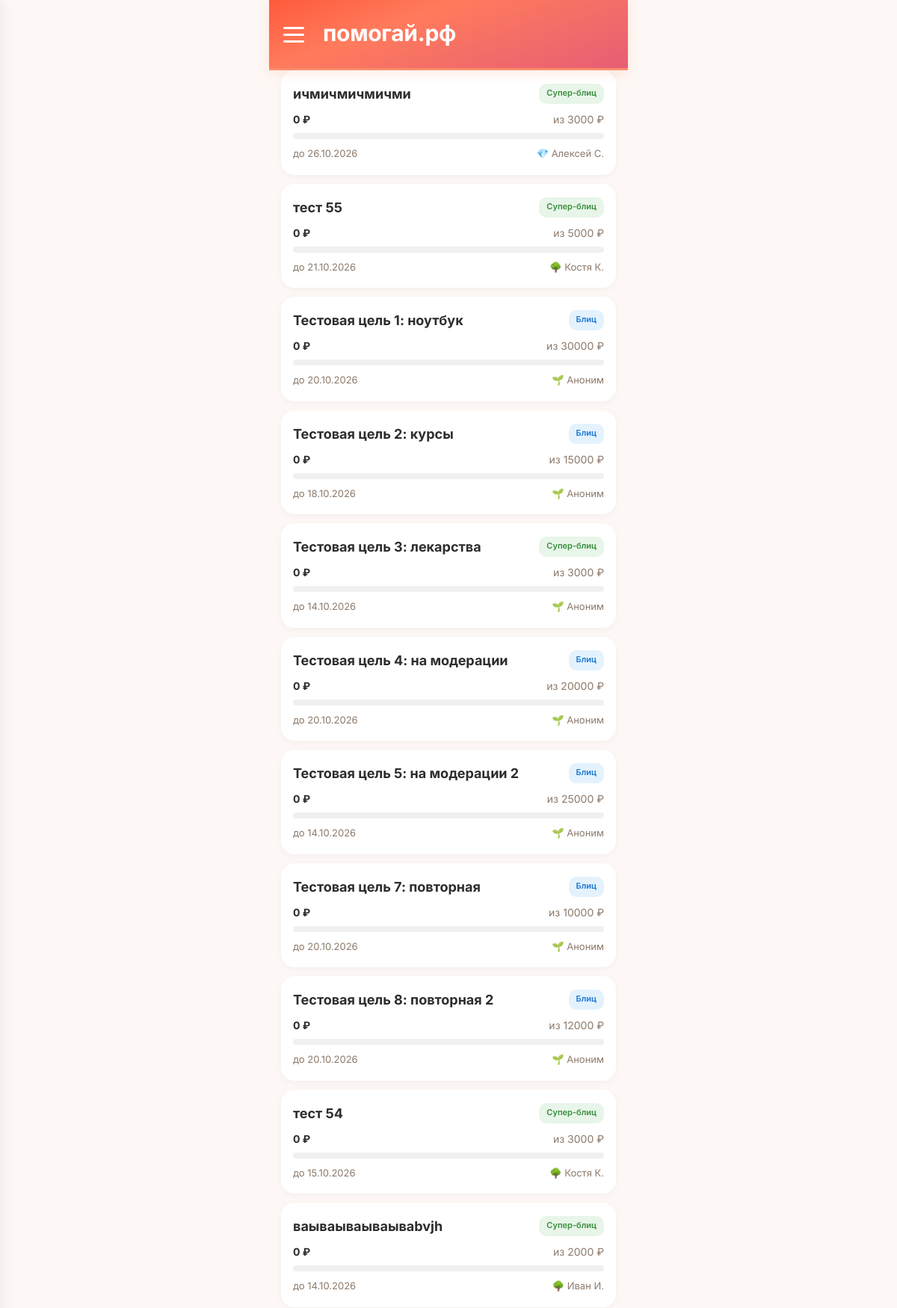
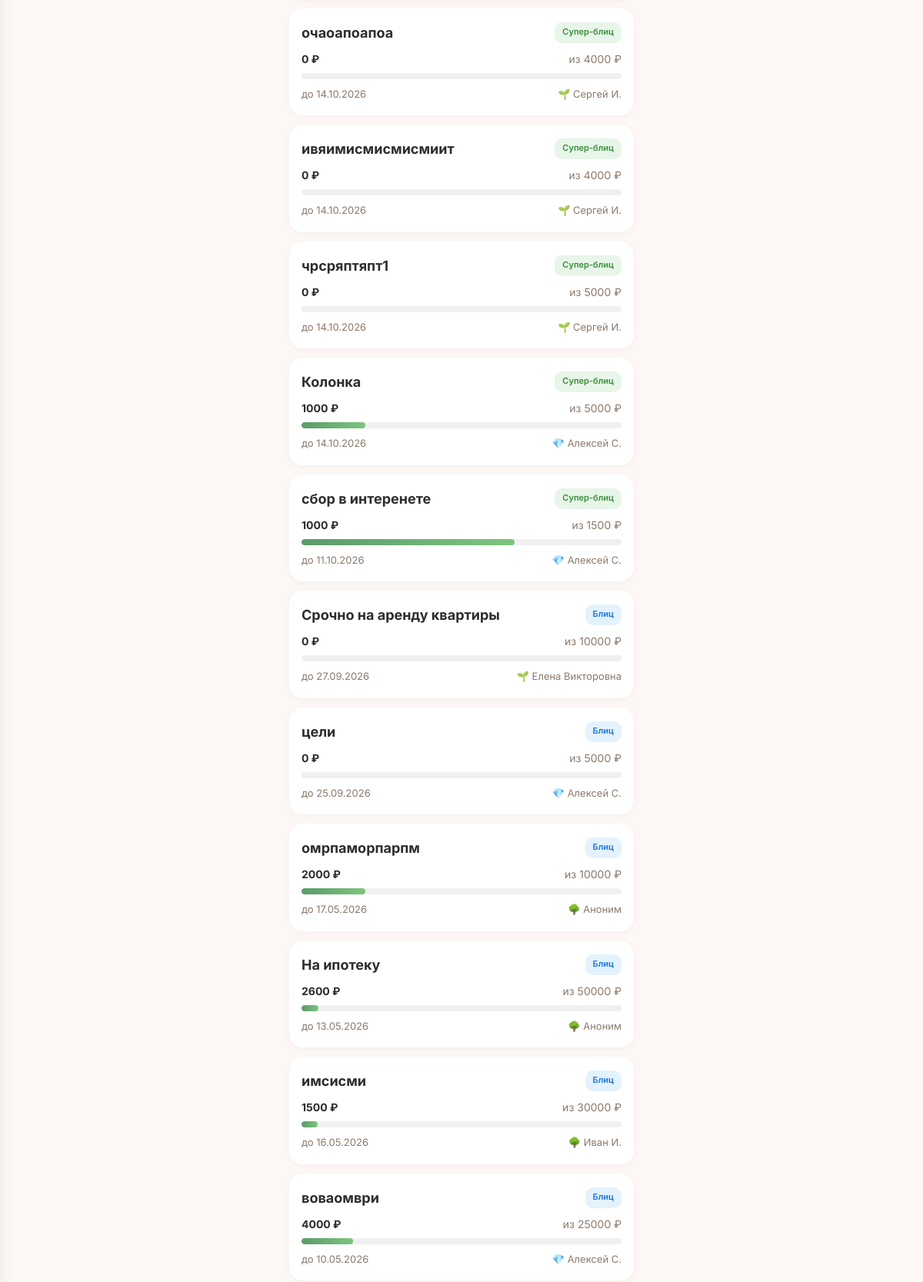
The page /goals (signed in, upper part) on the database its author committed (2 pictures, top to bottom).
### tables this page shows
CREATE TABLE "goals" (
        id INTEGER PRIMARY KEY AUTOINCREMENT,
        user_id INTEGER NOT NULL,
        type TEXT NOT NULL CHECK(type IN ('super_blitz','blitz','serious','urgent','group')),
        title TEXT NOT NULL,
        description TEXT NULL,
        photo_url TEXT NULL,
        amount_goal REAL NOT NULL,
        amount_collected REAL DEFAULT 0.00,
        ends_at TEXT NULL,
        status TEXT DEFAULT 'draft' CHECK(status IN ('draft','active','frozen','completed','failed','lightning_failed','hidden')),
        trial_ends_at TEXT NULL,
        subscription_active_until TEXT NULL,
        last_boosted_at TEXT NULL,
        is_lightning INTEGER DEFAULT 0,
        lightning_started_at TEXT NULL,
        moderation_status TEXT DEFAULT 'pending',
        completion_type TEXT DEFAULT 'organic',
        is_seed INTEGER DEFAULT 0,
        views_count INTEGER DEFAULT 0,
        views_24h INTEGER DEFAULT 0,
        donations_count INTEGER DEFAULT 0,
        donations_24h INTEGER DEFAULT 0,
        created_at TEXT DEFAULT (datetime('now')), photos TEXT, moderation_comment TEXT, moderated_at TEXT, moderated_by INTEGER, resubmission_count INTEGER DEFAULT 0, is_resubmission INTEGER DEFAULT 0, rejection_categories TEXT, hidden_by_ban INTEGER DEFAULT 0,
        FOREIGN KEY (user_id) REFERENCES users(id)
    );

CREATE TABLE users (
            id INTEGER PRIMARY KEY AUTOINCREMENT,
            phone TEXT UNIQUE NOT NULL,
            password_hash TEXT NOT NULL,
            email TEXT NULL,
            name TEXT NULL,
            avatar_url TEXT NULL,
            max_id TEXT NULL,
            vk_id TEXT NULL,
            fcm_token TEXT NULL,
            onboarding_passed INTEGER DEFAULT 0,
            rating REAL DEFAULT 0.0,
            rating_level TEXT DEFAULT 'novice',
            confirmations_total INTEGER DEFAULT 0,
            confirmations_approved INTEGER DEFAULT 0,
            confirmations_ignored INTEGER DEFAULT 0,
            donation_streak INTEGER DEFAULT 0,
            goals_helped_close INTEGER DEFAULT 0,
            total_helped_amount REAL DEFAULT 0.00,
            priority_days INTEGER DEFAULT 0,
            circles_of_care INTEGER DEFAULT 0,
            interest_weights TEXT DEFAULT NULL,
            eternal_donation_config TEXT DEFAULT NULL,
            yellow_card_until TEXT NULL,
            is_banned INTEGER DEFAULT 0,
            created_at TEXT DEFAULT (datetime('now'))
        , xp INTEGER DEFAULT 0, xp_level TEXT DEFAULT 'novice', streak_days INTEGER DEFAULT 0, last_action_date TEXT, ip_registered TEXT, author_badge TEXT, trust_score INTEGER DEFAULT 50, trust_level TEXT DEFAULT 'guest', is_admin INTEGER DEFAULT 0, profile_completed INTEGER DEFAULT 0, identity_verified INTEGER DEFAULT 0, city TEXT, region_code TEXT, region_name TEXT, birth_date TEXT, onboarding_step INTEGER DEFAULT 0, identity_verified_at TEXT, identity_doc_path TEXT, identity_selfie_path TEXT);

### main.py (the view)
@app.route('/goals')
def goals_list():
    db = get_db()
    months = ['января','февраля','марта','апреля','мая','июня','июля','августа','сентября','октября','ноября','декабря']
    goals = []
    for g in db.execute(
        "SELECT g.*, u.name as author_name, u.xp_level as author_level FROM goals g JOIN users u ON g.user_id = u.id WHERE g.status = 'active' ORDER BY g.created_at DESC LIMIT 50"
    ).fetchall():
        g = dict(g)
        try:
            parts = g['ends_at'][:10].split('-')
            d = int(parts[2])
            m = months[int(parts[1])-1]
            y = parts[0]
            g['ends_at_formatted'] = f'{d} {m} {y}'
        except:
            g['ends_at_formatted'] = g['ends_at'][:10]
        goals.append(g)
    user = get_current_user()
    return render_template('goals.html', goals=goals, user=user)

### main.py (called while the page is built)
def get_current_user():
    if 'user_id' in session:
        db = get_db()
        try:
            user = db.execute("SELECT * FROM users WHERE id = ?", (session['user_id'],)).fetchone()
            if user and user['is_banned']:
                return None
            return user
        except sqlite3.Error as e:
            logger.error(f'[get_current_user] Ошибка БД: {e}')
            return None
    return None

def format_date_ru(date_str, with_time=True):
    if not date_str:
        return '—'
    try:
        s = str(date_str)
        if ' ' in s:
            date_part, time_part = s.split(' ', 1)
            y, m, d = date_part.split('-')
            time_part = time_part[:5]  # HH:MM
            if with_time:
                return f'{d}.{m}.{y} {time_part}'
            return f'{d}.{m}.{y}'
        else:
            parts = s[:10].split('-')
            if len(parts) == 3:
                y, m, d = parts
                return f'{d}.{m}.{y}'
    except Exception:
        pass
    return str(date_str)[:16]

### models.py (called while the page is built)
def _create_connection():
    conn = sqlite3.connect(DATABASE, timeout=30)
    conn.row_factory = sqlite3.Row
    conn.execute("PRAGMA journal_mode=WAL")
    conn.execute("PRAGMA synchronous=NORMAL")
    conn.execute("PRAGMA busy_timeout=30000")
    conn.execute("PRAGMA foreign_keys = ON")
    return conn

def get_db():
    try:
        from flask import g
        if not hasattr(g, '_database'):
            g._database = _create_connection()
        return g._database
    except (ImportError, RuntimeError):
        return _create_connection()

### trust_engine.py (called while the page is built)
def get_trust_level_name(level_key):
    NAMES = {
        'guest': 'Гость',
        'newcomer': 'Новичок',
        'member': 'Участник',
        'verified': 'Проверенный',
        'reliable': 'Надёжный',
        'trusted': 'Свой',
        'veteran': 'Старожил',
        'guardian': 'Хранитель',
        'beacon': 'Маяк',
        'guard': 'Страж',
        'sage': 'Мудрец',
        'legend': 'Легенда',
    }
    return NAMES.get(level_key, 'Гость')

### templates/goals.html (shortened to what this page needs)
<!DOCTYPE html>
<html lang="ru">
<head>
    <link rel="stylesheet" href="/static/style.css?v=7">
</head>
<body>
    <div class="container">
        <div class="header">
            <div class="hamburger" id="hamburgerBtn" onclick="toggleMenu()">
                <span></span><span></span><span></span>
            </div>
            <div class="header-title">помогай.рф</div>
        </div>
        <div class="goals-list">
            {% if goals %}
                {% for goal in goals %}
                <a class="goal-card" href="/goal/{{ goal.id }}">
                    <div class="top">
                        <div class="title">{{ goal.title }}</div>
                        <span class="type-badge badge-{{ 'green' if goal.type == 'super_blitz' else 'blue' if goal.type == 'blitz' else 'purple' if goal.type == 'serious' else 'orange' if goal.type == 'urgent' else 'teal' }}">
                            {{ 'Супер-блиц' if goal.type == 'super_blitz' else 'Блиц' if goal.type == 'blitz' else 'Жизненный' if goal.type == 'serious' else 'Срочный' if goal.type == 'urgent' else 'Общий' if goal.type == 'group' else goal.type }}
                        </span>
                    </div>
                    <div class="amount-row">
                        <span class="collected">{{ "%.0f"|format(goal.amount_collected) }} ₽</span>
                        <span>из {{ "%.0f"|format(goal.amount_goal) }} ₽</span>
                    </div>
                    <div class="progress-bar">
                        <div class="progress-fill" style="width: {{ (goal.amount_collected / goal.amount_goal * 100) if goal.amount_goal > 0 else 0 }}%"></div>
                    </div>
                    <div class="meta">
                        <span>до {{ goal.ends_at[:10] | date_ru if goal.ends_at else '—' }}</span>
                        <span>
                {% if goal.author_level == 'novice' %}🌱
                {% elif goal.author_level == 'member' %}🌿
                {% elif goal.author_level == 'reliable' %}🌳
                {% elif goal.author_level == 'pillar' %}💎
                {% elif goal.author_level == 'hero' %}⭐
                {% elif goal.author_level == 'legend' %}👑
                {% else %}👤{% endif %}
                {{ goal.author_name or 'Аноним' }}
            </span>
                    </div>
                </a>
                {% endfor %}
            {% else %}
                <div class="empty-state"><h2>Пока нет целей</h2><p>Станьте первым — создайте сбор</p></div>
            {% endif %}
        </div>
    </div>
</body>
</html>

### static/style.css (style rules this page uses)
:root { --cta: #FF6B4A; --cta-hover: #E85D3A; --bg: #FDF8F5; --card: #FFFFFF; --card-shadow: 0 2px 12px rgba(0,0,0,0.04); --text: #2D2D2D; --text-soft: #8C7A6B; --success: #5B9A6B; --error: #E57373; --gold: #D4A853; --gradient-cta: linear-gradient(160deg, #FF5A3C 0%, #FF7B5C 35%, #E85D75 100%); --radius: 12px; --radius-lg: 16px; --font: 'Inter', -apple-system, BlinkMacSystemFont, sans-serif; --transition: 0.2s ease; }
*, *::before, *::after { box-sizing: border-box; margin: 0; padding: 0; }
body { font-family: var(--font); font-size: 16px; line-height: 1.5; background: var(--bg); color: var(--text); -webkit-tap-highlight-color: transparent; -webkit-font-smoothing: antialiased; animation: pageIn 0.3s ease; }
a { color: var(--cta); text-decoration: none; }
.progress-fill { background: var(--success); height: 100%; border-radius: 8px; transition: width 0.4s ease; }
html { overscroll-behavior-y: auto; }
* { scrollbar-width: thin; scrollbar-color: #FF5A3C transparent; }

### templates/goals.html (style rules this page uses)
* { box-sizing: border-box; margin: 0; padding: 0; }
body { font-family: 'Inter', -apple-system, sans-serif; background: #FDF8F5; padding-bottom: 100px; }
.container { max-width: 480px; margin: 0 auto; padding: 0; }
.header { background: linear-gradient(160deg, #FF5A3C 0%, #FF7B5C 35%, #E85D75 100%); padding: 16px 16px 20px; color: white; border-radius: 0; border-bottom: 3px solid #FF8C69; display: flex; align-items: center; gap: 14px; box-shadow: 0 4px 16px rgba(255,107,74,0.15); position: relative; z-index: 10; }
.hamburger { width: 50px; height: 50px; display: flex; flex-direction: column; justify-content: center; align-items: center; gap: 6px; cursor: pointer; flex-shrink: 0; position: relative; transition: transform 0.1s; margin-left: -8px; margin-top: 5px; }
.hamburger > span:not(.hamburger-dot) { display: block; width: 28px; height: 3px; background: white; border-radius: 2px; }
.header-title { font-size: 30px; font-weight: 700; letter-spacing: -0.3px; line-height: 32px; vertical-align: bottom; }
.goals-list { display: flex; flex-direction: column; gap: 12px; padding: 0 16px 16px; }
.goal-card { display: block; background: white; border-radius: 18px; padding: 18px 16px; text-decoration: none; color: #2D2D2D; box-shadow: 0 2px 10px rgba(0,0,0,0.04); transition: transform 0.1s, box-shadow 0.2s; }
.goal-card .top { display: flex; justify-content: space-between; margin-bottom: 10px; }
.goal-card .title { font-size: 18px; font-weight: 700; }
.type-badge { font-size: 11px; font-weight: 600; padding: 4px 10px; border-radius: 10px; }
.badge-green { background: #E8F5E9; color: #388E3C; }
.badge-blue { background: #E3F2FD; color: #1976D2; }
.amount-row { display: flex; justify-content: space-between; font-size: 14px; color: #8C7A6B; margin-bottom: 8px; }
.amount-row .collected { font-weight: 700; color: #2D2D2D; }
.progress-bar { background: #F0F0F0; border-radius: 6px; height: 8px; overflow: hidden; margin-bottom: 10px; }
.progress-fill { background: linear-gradient(90deg, #5B9A6B, #7BC67E); height: 100%; border-radius: 6px; }
.meta { display: flex; justify-content: space-between; font-size: 13px; color: #8C7A6B; }

### rows shown on the page
goals: title "ичмичмичмичми", type "Супер-блиц", amount_collected "0", amount_goal "3000", ends_at "26.10.2026", name "Алексей С."
goals: title "тест 55", type "Супер-блиц", amount_collected "0", amount_goal "5000", ends_at "21.10.2026", name "Костя К."
goals: title "Тестовая цель 1: ноутбук", type "Блиц", amount_collected "0", amount_goal "30000", ends_at "20.10.2026", author_name "Аноним"
goals: title "Тестовая цель 2: курсы", type "Блиц", amount_collected "0", amount_goal "15000", ends_at "18.10.2026", author_name "Аноним"
goals: title "Тестовая цель 3: лекарства", type "Супер-блиц", amount_collected "0", amount_goal "3000", ends_at "14.10.2026", author_name "Аноним"
goals: title "Тестовая цель 4: на модерации", type "Блиц", amount_collected "0", amount_goal "20000", ends_at "20.10.2026", author_name "Аноним"
goals: title "Тестовая цель 5: на модерации 2", type "Блиц", amount_collected "0", amount_goal "25000", ends_at "14.10.2026", author_name "Аноним"
goals: title "Тестовая цель 7: повторная", type "Блиц", amount_collected "0", amount_goal "10000", ends_at "20.10.2026", author_name "Аноним"
goals: title "Тестовая цель 8: повторная 2", type "Блиц", amount_collected "0", amount_goal "12000", ends_at "20.10.2026", author_name "Аноним"
goals: title "тест 54", type "Супер-блиц", amount_collected "0", amount_goal "3000", ends_at "15.10.2026", name "Костя К."
goals: title "ваываываываываbvjh", type "Супер-блиц", amount_collected "0", amount_goal "2000", ends_at "14.10.2026", name "Иван И."
goals: title "очаоапоапоа", type "Супер-блиц", amount_collected "0", amount_goal "4000", ends_at "14.10.2026", name "Сергей И."
goals: title "ивяимисмисмисмиит", type "Супер-блиц", amount_collected "0", amount_goal "4000", ends_at "14.10.2026", name "Сергей И."
goals: title "чрсряптяпт1", type "Супер-блиц", amount_collected "0", amount_goal "5000", ends_at "14.10.2026", name "Сергей И."
goals: title "Колонка", type "Супер-блиц", amount_collected "1000", amount_goal "5000", ends_at "14.10.2026", name "Алексей С."
goals: title "сбор в интеренете", type "Супер-блиц", amount_collected "1000", amount_goal "1500", ends_at "11.10.2026", name "Алексей С."
goals: title "Срочно на аренду квартиры", type "Блиц", amount_collected "0", amount_goal "10000", ends_at "27.09.2026", name "Елена Викторовна"
goals: title "цели", type "Блиц", amount_collected "0", amount_goal "5000", ends_at "25.09.2026", name "Алексей С."
goals: title "омрпаморпарпм", type "Блиц", amount_collected "2000", amount_goal "10000", ends_at "17.05.2026", author_name "Аноним"
goals: title "На ипотеку", type "Блиц", amount_collected "2600", amount_goal "50000", ends_at "13.05.2026", author_name "Аноним"
goals: title "имсисми", type "Блиц", amount_collected "1500", amount_goal "30000", ends_at "16.05.2026", name "Иван И."
goals: title "воваомври", type "Блиц", amount_collected "4000", amount_goal "25000", ends_at "10.05.2026", name "Алексей С."
